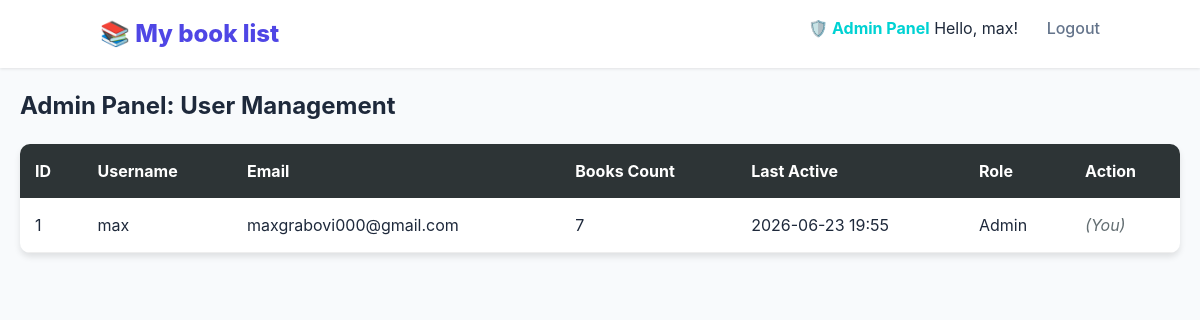
/api/admin/users (signed in), run on an earlier commit of the app's database.
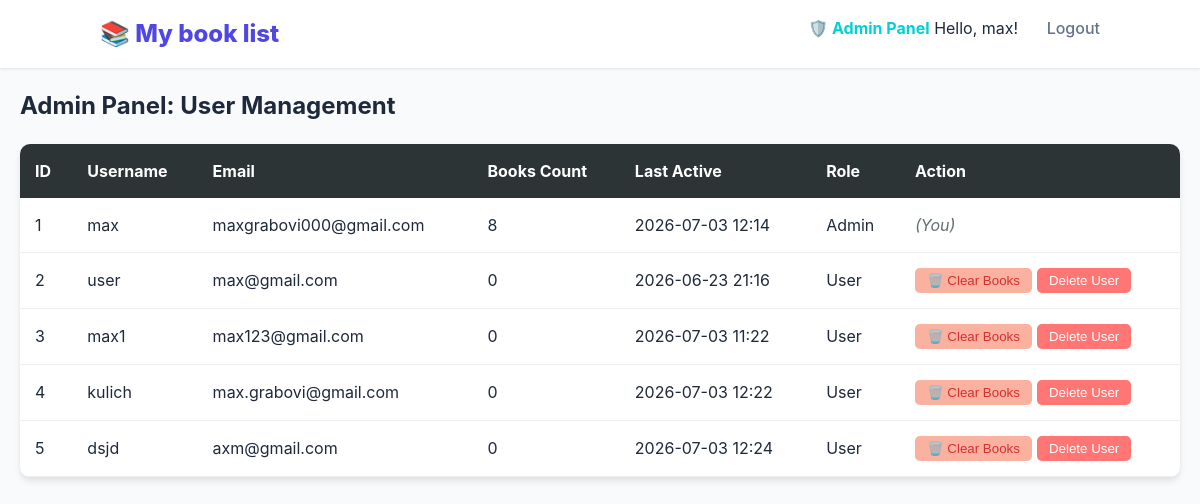
And on a later commit of the database.
### app.py (models this page shows)
class User(UserMixin, db.Model):
    id = db.Column(db.Integer, primary_key=True)
    username = db.Column(db.String(150), unique=True, nullable=False)
    email = db.Column(db.String(150), unique=True, nullable=False)
    password = db.Column(db.String(255), nullable=False)
    books = db.relationship('Book', backref='owner', lazy=True)
    is_admin = db.Column(db.Boolean, default=False)
    last_seen = db.Column(db.DateTime, default=db.func.now())

### app.py (the view)
@app.route('/api/admin/users')
@login_required
@admin_required
def api_admin_panel():
    users = User.query.all()
    return render_template('admin.html', users=users)

### app.py (called while the page is built)
def admin_required(f):
    @wraps(f)
    def decorated_function(*args, **kwargs):
        if not current_user.is_authenticated or not current_user.is_admin:
            return jsonify({'success': False, 'message': 'Admin access required'}), 403
        return f(*args, **kwargs)
    return decorated_function

@app.before_request
def before_request():
    if current_user.is_authenticated:
        current_user.last_seen = datetime.now(local_tz)
        db.session.commit()

@login_manager.user_loader
def load_user(user_id):
    return User.query.get(int(user_id))

### templates/admin.html (shortened to what this page needs)
{% extends "base.html" %}
{% block content %}
<div class="main-container">
    <h2>Admin Panel: User Management</h2>
    <table style="width:100%; border-collapse: collapse; margin-top: 20px; background: white; border-radius: 10px; overflow: hidden; box-shadow: 0 4px 6px rgba(0,0,0,0.1);">
        <thead>
        <tr style="background: #2d3436; color: white; text-align: left;">
            <th style="padding: 15px;">ID</th>
            <th style="padding: 15px;">Username</th>
            <th style="padding: 15px;">Email</th>
            <th style="padding: 15px;">Books Count</th>
            <th style="padding: 15px;">Last Active</th>
            <th style="padding: 15px;">Role</th>
            <th style="padding: 15px;">Action</th>
        </tr>
        </thead>
        <tbody>
        {% for user in users %}
        <tr id="user-row-{{ user.id }}" style="border-bottom: 1px solid #eee;">
            <td style="padding: 15px;">{{ user.id }}</td>
            <td style="padding: 15px;">{{ user.username }}</td>
            <td style="padding: 15px;">{{ user.email }}</td>
            <td style="padding: 15px;" id="books-count-{{ user.id }}">{{ user.books|length }}</td>
            <td style="padding: 15px;">
                {% if user.last_seen %}
                {{ user.last_seen.strftime('%Y-%m-%d %H:%M') }}
                {% else %}
                Never
                {% endif %}
            </td>
            <td style="padding: 15px;">{{ 'Admin' if user.is_admin else 'User' }}</td>
            <td style="padding: 15px;">
                {% if user.id != current_user.id %}
                <div style="display: flex; gap: 5px;">
                    <button onclick="clearUserBooks('{{ user.id }}', '{{ user.username }}')"
                            style="background: #fab1a0; color: #d63031; border: none; padding: 5px 12px; border-radius: 5px; cursor: pointer;">
                        🗑️ Clear Books
                    </button>
                    <button onclick="confirmDeleteUser('{{ user.id }}', '{{ user.username }}')"
                            style="background: #ff7675; color: white; border: none; padding: 5px 12px; border-radius: 5px; cursor: pointer;">
                        Delete User
                    </button>
                </div>
                {% else %}
                <span style="color: #636e72; font-style: italic;">(You)</span>
                {% endif %}
            </td>
        </tr>
        {% endfor %}
        </tbody>
    </table>
</div>
{% endblock %}

### templates/base.html (shortened to what this page needs)
<!DOCTYPE html>
<html lang="en">
<head>
    <link rel="stylesheet" href="{{url_for('static', filename='css/style.css') }}">
</head>
<body>
<nav>
    <div class="nav-container">
        <a href="/" class="logo">📚 My book list</a>
        <div class="nav-links">
            {% if current_user.is_authenticated %}
            {% if current_user.is_admin %}
            <a href="/api/admin/users" style="color: #00d2d3; font-weight: bold;">🛡️ Admin Panel</a>
            {% endif %}
            <span>Hello, {{ current_user.username }}!</span>
            <a href="/api/auth/logout">Logout</a>
            {% else %}
            <a href="/api/auth/login">Login</a>
            <a href="/api/auth/register">Register</a>
            {% endif %}
        </div>
    </div>
</nav>
<div class="container">
    {% block content %}{% endblock %}
</div>
</body>
</html>

### static/css/style.css (style rules this page uses)
:root { --primary: #4f46e5; --primary-hover: #4338ca; --success: #22c55e; --danger: #ef4444; --bg: #f8fafc; --text-main: #1e293b; --text-muted: #64748b; --card-bg: #ffffff; }
body { font-family: 'Inter', system-ui, -apple-system, sans-serif; background-color: var(--bg); color: var(--text-main); margin: 0; line-height: 1.5; }
nav { background: #ffffff; padding: 1rem 2rem; box-shadow: 0 1px 3px rgba(0,0,0,0.1); display: flex; justify-content: space-between; align-items: center; }
.nav-container { max-width: 1000px; margin: 0 auto; width: 100%; display: flex; justify-content: space-between; }
.logo { font-size: 1.5rem; font-weight: 800; color: var(--primary); text-decoration: none; }
.nav-links a { text-decoration: none; color: var(--text-muted); font-weight: 500; margin-left: 1.5rem; transition: color 0.2s; }
.container { max-width: 1200px; margin: 0 auto; padding: 0 20px; }

What changed in the data, as far as the page shows it:
changed User "max": books|length "7" → "8"; last_seen "2026-06-23 19:55" → "2026-07-03 12:14"
added User: id "2", username "user", email "max@gmail.com", books|length "0", last_seen "2026-06-23 21:16", is_admin "User"
added User: id "3", username "max1", email "max123@gmail.com", books|length "0", last_seen "2026-07-03 11:22", is_admin "User"
added User: id "4", username "kulich", email "max.grabovi@gmail.com", books|length "0", last_seen "2026-07-03 12:22", is_admin "User"
added User: id "5", username "dsjd", email "axm@gmail.com", books|length "0", last_seen "2026-07-03 12:24", is_admin "User"
